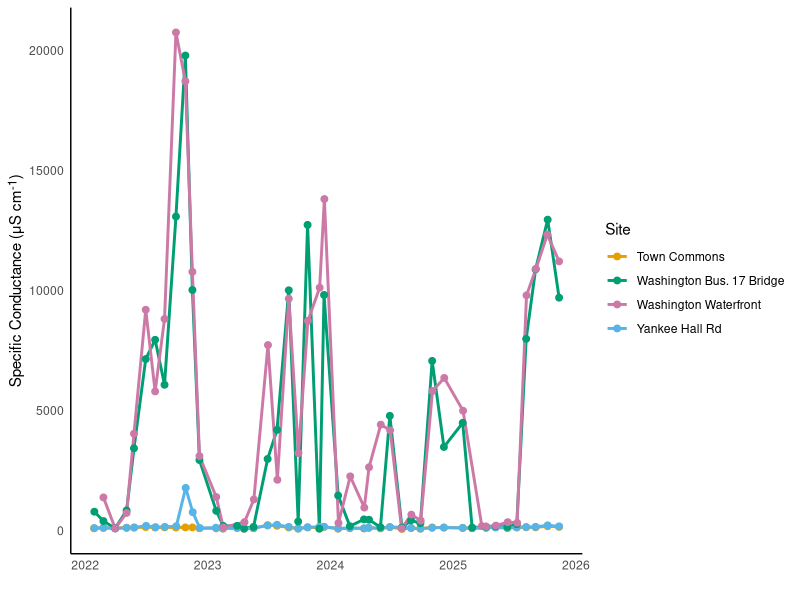
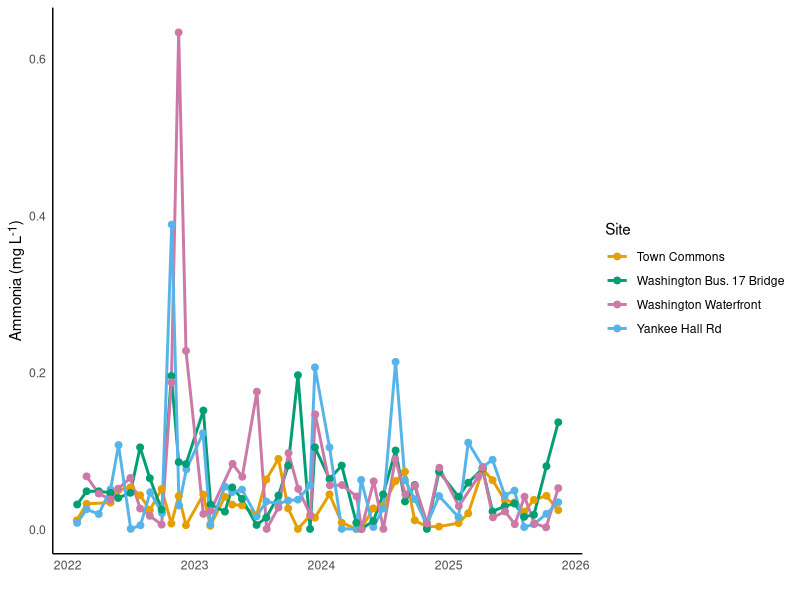
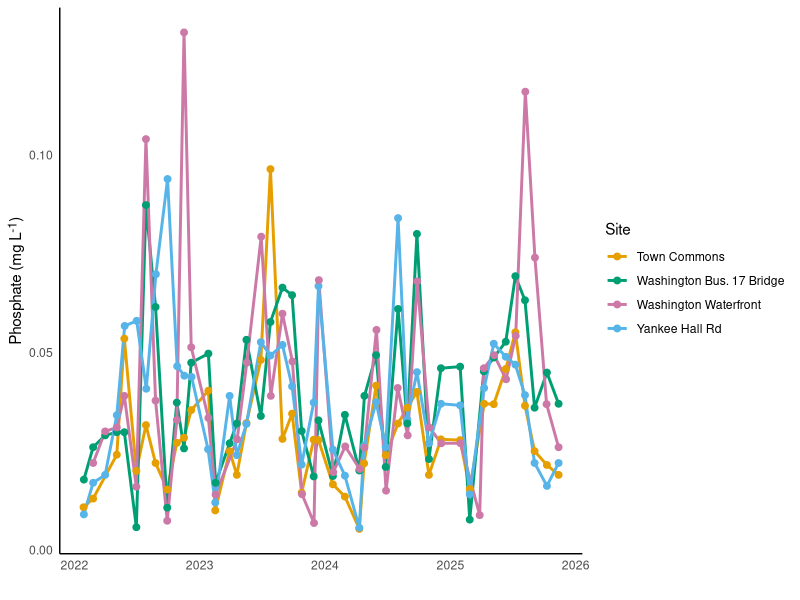
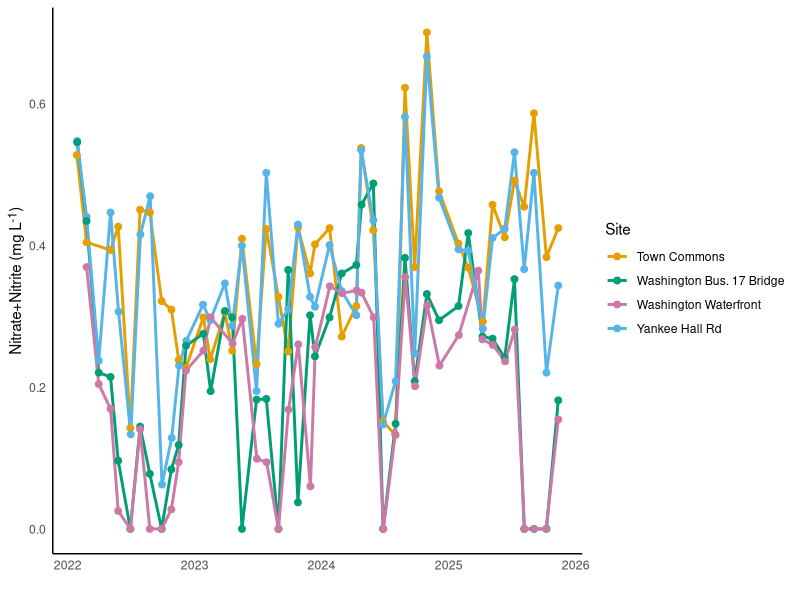
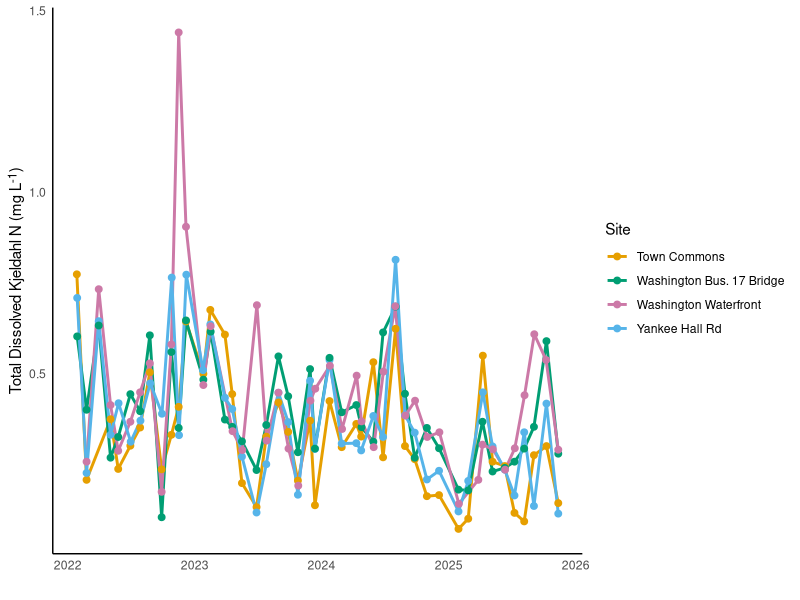
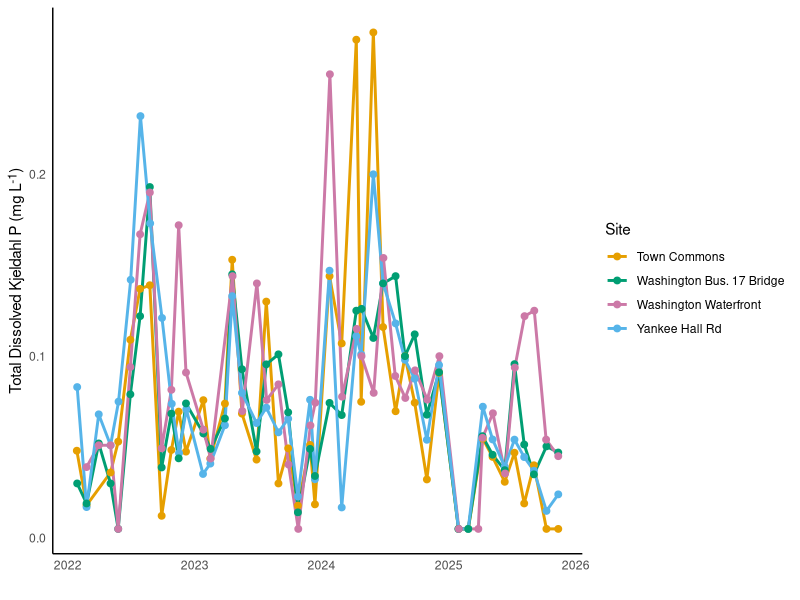
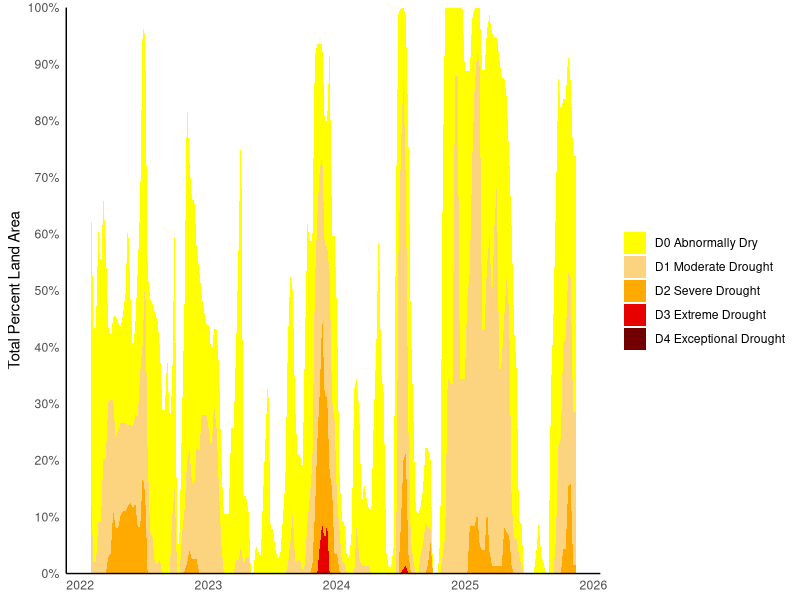
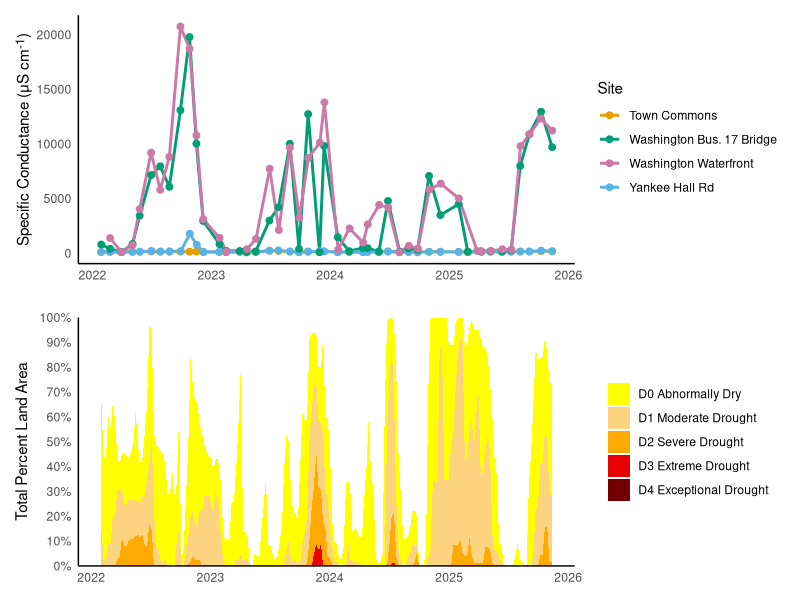

The R script that drew these images, in order: (Note: this script raises an error after producing the figures.)
## ---- chunk 1
# Clear environment
rm(list=ls())

#use to set working directory 
knitr::opts_knit$set(root.dir="~/GitHub/FlowThrough_CoastalAg/analyses")
## ---- chunk 2
require("tidyverse")
require("lubridate")
require("ggtext")
require("ggpubr")
require("patchwork")
## ---- chunk 3
# Coastlines and People sampling sites, water quality
CoPE_data <- read.csv("../data/CoPE/NewestCOPESHEETJan2022-FEB2025Updated.csv")

# Drought.gov historical U.S. Drought Monitor
# https://www.drought.gov/historical-information?dataset=0&selectedDateUSDM=20260707&state=North-Carolina
Drought <- read.csv("../data/Drought_gov/USDM-North-Carolina.csv")
## ---- chunk 4
# Sites of interest
CoPE_filt <- CoPE_data |> 
  dplyr::filter(site_name %in% c("Town Commons", "Yankee Hall Rd", "Washington Bus", "Washington Waterfront"))
## ---- chunk 5
# 1. Wrangle the data
CoPE_clean <- CoPE_filt |>
  mutate(
    # mdy() reads strings in Month/Day/Year format and converts them to Date objects
    field_date = mdy(field_date),
    
    # as.numeric() forces the character numbers into actual mathematical values
    spec_cond = as.numeric(spec_cond)
  ) |>
  # It is good practice to drop rows where spec_cond failed to convert (e.g., if a cell said "N/A")
  filter(!is.na(spec_cond), !is.na(field_date))
## ---- chunk 6
# 1. Determine the date range from CoPE_filt
# We use mdy() here because CoPE_filt$field_date is "Month/Day/Year"
cope_dates <- mdy(CoPE_filt$field_date)
start_date <- min(cope_dates, na.rm = TRUE)
end_date <- max(cope_dates, na.rm = TRUE)

# 2. Convert and trim the Drought data
Drought_trimmed <- Drought |>
  mutate(
    # Convert "YYYY-MM-DD" character strings into Date objects
    ValidStart = ymd(ValidStart)
  ) |>
  # Filter to keep only the rows that fall within the CoPE date range
  filter(ValidStart >= start_date & ValidStart <= end_date)
## ---- chunk 7
plot.sc <- ggplot(data = CoPE_clean, aes(x = field_date, y = spec_cond, color = site_name)) +
  geom_line(linewidth = 1) +
  geom_point(size = 2) + 
  scale_color_manual(
    values = c(
      "Town Commons"          = "#E69F00", # Orange
      "Yankee Hall Rd"        = "#56B4E9", # Sky Blue
      "Washington Bus"        = "#009E73", # Bluish Green
      "Washington Waterfront" = "#CC79A7"  # Reddish Purple
    ),
    labels = c(
      "Town Commons"          = "Town Commons",
      "Yankee Hall Rd"        = "Yankee Hall Rd",
      "Washington Bus"        = "Washington Bus. 17 Bridge", 
      "Washington Waterfront" = "Washington Waterfront"
    )
  ) +
  labs(
    x = "",
    y = "Specific Conductance (&mu;S&nbsp;cm<sup>-1</sup>)",
    color = "Site"
  ) +
  theme_minimal() +
  theme(
    axis.title.y = element_markdown(),
    panel.grid = element_blank(),
    axis.line = element_line(color = "black") 
  )

# View the plot
plot.sc
## ---- chunk 8
plot.NH4 <- ggplot(data = CoPE_clean, aes(x = field_date, y = Ammonia..mg.L., color = site_name)) +
  geom_line(linewidth = 1) +
  geom_point(size = 2) + 
  scale_color_manual(
    values = c(
      "Town Commons"          = "#E69F00", # Orange
      "Yankee Hall Rd"        = "#56B4E9", # Sky Blue
      "Washington Bus"        = "#009E73", # Bluish Green
      "Washington Waterfront" = "#CC79A7"  # Reddish Purple
    ),
    labels = c(
      "Town Commons"          = "Town Commons",
      "Yankee Hall Rd"        = "Yankee Hall Rd",
      "Washington Bus"        = "Washington Bus. 17 Bridge", 
      "Washington Waterfront" = "Washington Waterfront"
    )
  ) +
  labs(
    x = "",
    y = "Ammonia (mg L<sup>-1</sup>)",
    color = "Site"
  ) +
  theme_minimal() +
  theme(
    axis.title.y = element_markdown(),
    panel.grid = element_blank(),
    axis.line = element_line(color = "black") 
  )

# View the plot
plot.NH4
## ---- chunk 9
plot.PO4 <- ggplot(data = CoPE_clean, aes(x = field_date, y = Phosphate..mg.L., color = site_name)) +
  geom_line(linewidth = 1) +
  geom_point(size = 2) + 
  scale_color_manual(
    values = c(
      "Town Commons"          = "#E69F00", # Orange
      "Yankee Hall Rd"        = "#56B4E9", # Sky Blue
      "Washington Bus"        = "#009E73", # Bluish Green
      "Washington Waterfront" = "#CC79A7"  # Reddish Purple
    ),
    labels = c(
      "Town Commons"          = "Town Commons",
      "Yankee Hall Rd"        = "Yankee Hall Rd",
      "Washington Bus"        = "Washington Bus. 17 Bridge", 
      "Washington Waterfront" = "Washington Waterfront"
    )
  ) +
  labs(
    x = "",
    y = "Phosphate (mg L<sup>-1</sup>)",
    color = "Site"
  ) +
  theme_minimal() +
  theme(
    axis.title.y = element_markdown(),
    panel.grid = element_blank(),
    axis.line = element_line(color = "black") 
  )

# View the plot
plot.PO4
## ---- chunk 10
plot.NOx <- ggplot(data = CoPE_clean, aes(x = field_date, y = Nitrate.Nitrite..mg.L., color = site_name)) +
  geom_line(linewidth = 1) +
  geom_point(size = 2) + 
  scale_color_manual(
    values = c(
      "Town Commons"          = "#E69F00", # Orange
      "Yankee Hall Rd"        = "#56B4E9", # Sky Blue
      "Washington Bus"        = "#009E73", # Bluish Green
      "Washington Waterfront" = "#CC79A7"  # Reddish Purple
    ),
    labels = c(
      "Town Commons"          = "Town Commons",
      "Yankee Hall Rd"        = "Yankee Hall Rd",
      "Washington Bus"        = "Washington Bus. 17 Bridge", 
      "Washington Waterfront" = "Washington Waterfront"
    )
  ) +
  labs(
    x = "",
    y = "Nitrate+Nitrite (mg L<sup>-1</sup>)",
    color = "Site"
  ) +
  theme_minimal() +
  theme(
    axis.title.y = element_markdown(),
    panel.grid = element_blank(),
    axis.line = element_line(color = "black") 
  )

# View the plot
plot.NOx
## ---- chunk 11
plot.TDKN <- ggplot(data = CoPE_clean, aes(x = field_date, y = Total.Dissolved.Kjeldahl.Nitrogen..mg.L., color = site_name)) +
  geom_line(linewidth = 1) +
  geom_point(size = 2) + 
  scale_color_manual(
    values = c(
      "Town Commons"          = "#E69F00", # Orange
      "Yankee Hall Rd"        = "#56B4E9", # Sky Blue
      "Washington Bus"        = "#009E73", # Bluish Green
      "Washington Waterfront" = "#CC79A7"  # Reddish Purple
    ),
    labels = c(
      "Town Commons"          = "Town Commons",
      "Yankee Hall Rd"        = "Yankee Hall Rd",
      "Washington Bus"        = "Washington Bus. 17 Bridge", 
      "Washington Waterfront" = "Washington Waterfront"
    )
  ) +
  labs(
    x = "",
    y = "Total Dissolved Kjeldahl N (mg L<sup>-1</sup>)",
    color = "Site"
  ) +
  theme_minimal() +
  theme(
    axis.title.y = element_markdown(),
    panel.grid = element_blank(),
    axis.line = element_line(color = "black") 
  )

# View the plot
plot.TDKN
## ---- chunk 12
plot.TDKP <- ggplot(data = CoPE_clean, aes(x = field_date, y = Total.Dissolved.Kjeldahl.Phosphorus..mg.L., color = site_name)) +
  geom_line(linewidth = 1) +
  geom_point(size = 2) + 
  scale_color_manual(
    values = c(
      "Town Commons"          = "#E69F00", # Orange
      "Yankee Hall Rd"        = "#56B4E9", # Sky Blue
      "Washington Bus"        = "#009E73", # Bluish Green
      "Washington Waterfront" = "#CC79A7"  # Reddish Purple
    ),
    labels = c(
      "Town Commons"          = "Town Commons",
      "Yankee Hall Rd"        = "Yankee Hall Rd",
      "Washington Bus"        = "Washington Bus. 17 Bridge", 
      "Washington Waterfront" = "Washington Waterfront"
    )
  ) +
  labs(
    x = "",
    y = "Total Dissolved Kjeldahl P (mg L<sup>-1</sup>)",
    color = "Site"
  ) +
  theme_minimal() +
  theme(
    axis.title.y = element_markdown(),
    panel.grid = element_blank(),
    axis.line = element_line(color = "black") 
  )

# View the plot
plot.TDKP
## ---- chunk 13
# 1. Reshape the data for ggplot2
Drought_long <- Drought_trimmed |>
  # pivot_longer moves the D0-D4 columns into two columns: Category and Percent
  pivot_longer(
    cols = c(D0, D1, D2, D3, D4),
    names_to = "Drought_Category",
    values_to = "Percent_Area"
  ) |>
  # Turn the category into a factor and set the levels. 
  # This tells ggplot2 the exact order to draw the layers (D0 first, D4 last).
  mutate(
    Drought_Category = factor(Drought_Category, levels = c("D0", "D1", "D2", "D3", "D4"))
  )

# 2. Create the overlapping area plot
plot.drought <- ggplot(data = Drought_long, aes(x = ValidStart, y = Percent_Area, fill = Drought_Category)) +
  # position = "identity" tells ggplot NOT to stack the values, but to overlap them
  geom_area(position = "identity") +
  # Apply the official USDM colors and rename the legend labels
  scale_fill_manual(
    values = c(
      "D0" = "#FFFF00", # Yellow
      "D1" = "#FCD37F", # Tan
      "D2" = "#FFAA00", # Orange
      "D3" = "#E60000", # Red
      "D4" = "#730000"  # Dark Red
    ),
    labels = c(
      "D0" = "D0 Abnormally Dry",
      "D1" = "D1 Moderate Drought",
      "D2" = "D2 Severe Drought",
      "D3" = "D3 Extreme Drought",
      "D4" = "D4 Exceptional Drought"
    )
  ) +
  # Format the y-axis to match the 0% to 100% scale in the image
  scale_y_continuous(
    breaks = seq(0, 100, by = 10), 
    labels = function(x) paste0(x, "%"), 
    expand = c(0, 0), # Removes the empty padding below 0 and above 100
    limits = c(0, 100)
  ) +
  labs(
    x = NULL, # The original image doesn't have an x-axis title
    y = "Total Percent Land Area",
    fill = NULL 
  ) +
  theme_minimal() +
  theme(
    legend.position = "right",
    panel.grid = element_blank(),
    axis.line = element_line(color = "black")
  )

# View plot
plot.drought
## ---- chunk 14
# The / symbol means "stack vertically".
Plot.SC_over_Drought.pw <- plot.sc / plot.drought

# View the plot
Plot.SC_over_Drought.pw

#ggsave("../figures/TarPam_WQ_and_drought/SC_over_Drought.png", plot=Plot.SC_over_Drought.pw, device="png", path=NULL, scale=1, width=18.5, height=15, units = "cm", dpi=600, limitsize=TRUE, bg="white")
## ---- chunk 15
Plot.N_3panel <- ggarrange(plot.NH4, plot.NOx, plot.TDKN, ncol = 1, nrow = 3, align = "hv", common.legend = TRUE, legend = "bottom")

Plot.N_3panel

#ggsave("../figures/TarPam_WQ_and_drought/N_3_panel.png", plot=Plot.N_3panel, device="png", path=NULL, scale=1, width=18.5, height=30, units = "cm", dpi=600, limitsize=TRUE, bg="white")
## ---- chunk 16
# Reproducibility
sessioninfo::session_info()
